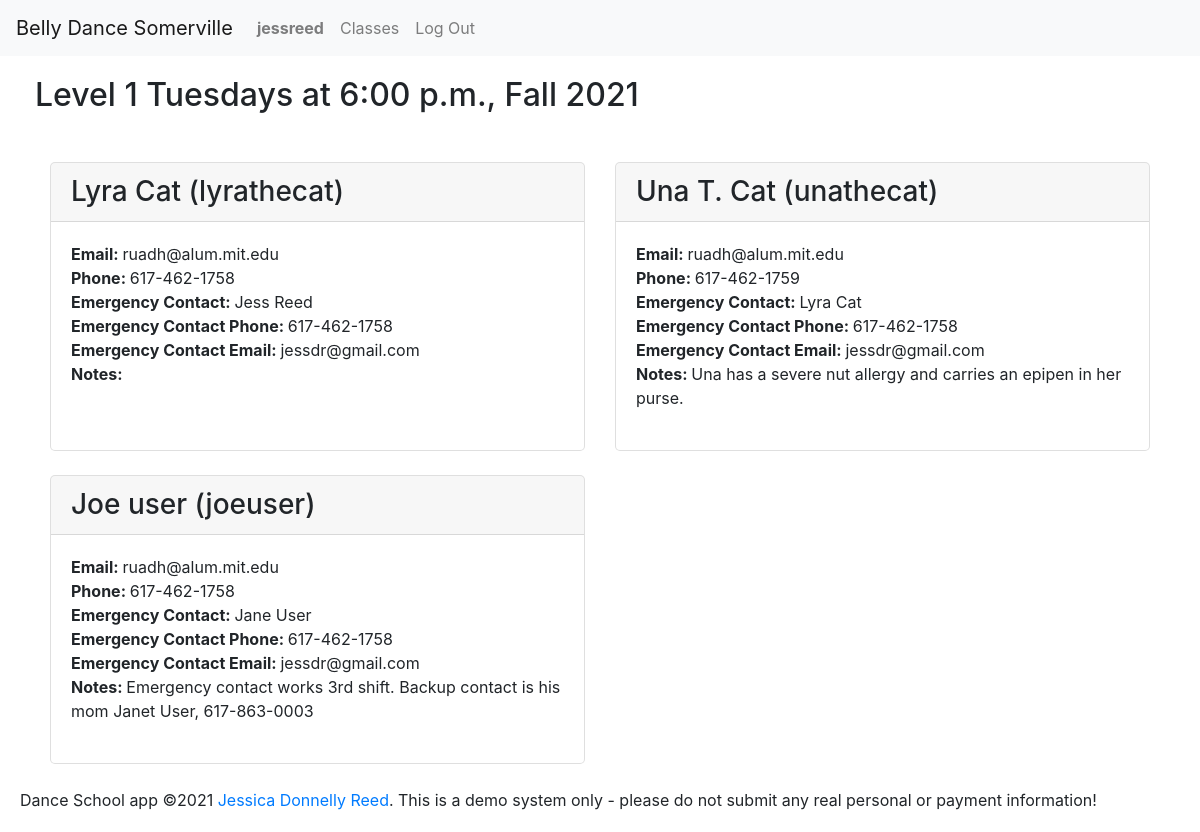
/contact-sheet/9 (signed in), run on an earlier commit of the app's database.
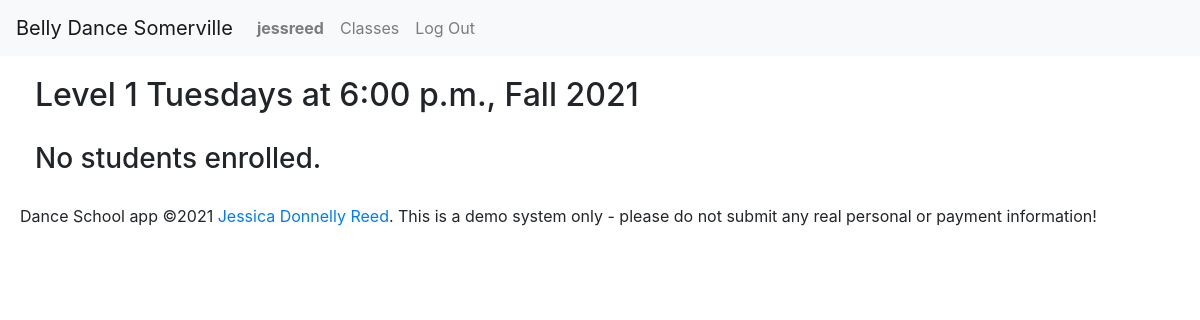
And on a later commit of the database.
### enrollment/models.py (models this page shows, shortened)
class User(AbstractUser):
    timezone = models.CharField(max_length=32, choices=TIMEZONES,
                                default=settings.DEFAULT_TIMEZONE)
    first_name = models.CharField(max_length=128, null=False, blank=False)
    last_name = models.CharField(max_length=128, null=False, blank=False)
    email = models.EmailField(max_length=254, null=False, blank=False)
    phone = models.CharField(max_length=32, null=True, blank=True)
    emergency_first = models.CharField(max_length=128, null=True, blank=True)
    emergency_last = models.CharField(max_length=128, null=True, blank=True)
    emergency_email = models.EmailField(max_length=254, null=True, blank=True)
    emergency_phone = models.CharField(max_length=32, null=True, blank=True)
    accept_terms = models.DateTimeField(null=True, blank=True)
    contact_sheet_notes = models.CharField(
        max_length=2048, null=True, blank=True)
    def __str__(self):
        return f'{self.first_name} {self.last_name} ({self.username})'

### enrollment/views.py (the view)
# urls.py: path('contact-sheet/<int:id>', views.contact_sheet, name='contact_sheet'),
@login_required
def contact_sheet(request, id):
    set_timezone(request)
    if request.user.is_staff:
        try:
            offering = Offering.objects.get(id=id)
        except Offering.DoesNotExist:
            offering = None
            students = None
        try:
            students = User.objects.filter(
                orders__line_items__offering=offering).order_by('last_name', 'first_name')
        except User.DoesNotExist:
            students = None
        return render(request, 'enrollment/contact-sheet.html', {
            'offering': offering,
            'students': students
        })
    return render(request, 'enrollment/contact-sheet.html', {
        'offerings': None,
        'message': 'You are not authorized to view this page'
    })

### enrollment/context_processors.py (called while the page is built)
def global_settings(request):
    return {
    'DEFAULT_TIMEZONE': settings.DEFAULT_TIMEZONE,
    'TIME_FORMAT': settings.TIME_FORMAT,
    'DATE_FORMAT': settings.DATE_FORMAT,
    'DATE_TIME_FORMAT': settings.DATE_TIME_FORMAT,
    'DATE_TIME_FORMAT_NO_YEAR': settings.DATE_TIME_FORMAT_NO_YEAR,
    'DATE_TIME_TIMEZONE_FORMAT': settings.DATE_TIME_TIMEZONE_FORMAT,
    'SCHOOL_NAME': settings.SCHOOL_NAME,
    'SCHOOL_POLICIES': settings.SCHOOL_POLICIES,
    'NO_OFFERINGS': settings.NO_OFFERINGS,
    }

### enrollment/models.py (called while the page is built)
    def __str__(self):
        return self.name

    @property
    def weekday_name(self):
        return settings.WEEKDAYS[self.weekday][1]

### enrollment/views.py (called while the page is built)
def set_timezone(request):
    if request.user.is_authenticated:
        timezone.activate(request.user.timezone)
    else:
        timezone.activate(settings.DEFAULT_TIMEZONE)

### enrollment/templates/enrollment/contact-sheet.html
{% extends "enrollment/layout.html" %}
{% block body %}
{% if offering %}
    <div class="container" id="contact-sheet">
        <div class="row">
            <h2>{{offering.course.title}} {{offering.weekday_name}}s at {{offering.start_time}}, {{offering.semester}}</h2>
        </div>
        <div class = "row">
            {% if students %}
                {% for student in students %}
                <div class="col-md-6 mb-4">
                    <div class="card h-100">
                        <h3 class="card-header">{{student}}</h3>
                        <div class="card-body">
                            <div>
                                <span class="label">Email: </span> <span>{{student.email}}</span>
                            </div>
                            <div>
                                <span class="label">Phone: </span> <span>{{student.phone}}</span>
                            </div>
                            <div>
                                <span class="label">Emergency Contact: </span> <span>{{student.emergency_first}} {{student.emergency_last}}</span>
                            </div>
                            <div>
                                <span class="label">Emergency Contact Phone: </span> <span>{{student.emergency_phone}}</span>
                            </div>
                            <div>
                                <span class="label">Emergency Contact Email: </span> <span>{{student.emergency_email}}</span>
                            </div>
                            <div>
                                <span class="label">Notes: </span> <span>{{student.contact_sheet_notes|default_if_none:""}}</span>
                            </div>
                        </div>
                    </div>
                </div>
                {% endfor %}
            {% else %}
                <h3>No students enrolled.</h3>
            {% endif %}
        </div>
    </div>
{% endif %}
{% endblock %}

What changed in the data, as far as the page shows it:
no longer on this page (row edited): User: first_name+last_name+username "Lyra Cat (lyrathecat)", email "ruadh@alum.mit.edu", phone "617-462-1758", emergency_first "Jess", emergency_last "Reed", emergency_phone "617-462-1758", emergency_email "jessdr@gmail.com"
no longer on this page (row edited): User: first_name+last_name+username "Una T. Cat (unathecat)", email "ruadh@alum.mit.edu", phone "617-462-1759", emergency_first "Lyra", emergency_last "Cat", emergency_phone "617-462-1758", emergency_email "jessdr@gmail.com", contact_sheet_notes "Una has a severe nut allergy and carries an epipen in her purse."
no longer on this page (row edited): User: first_name+last_name+username "Joe user (joeuser)", email "ruadh@alum.mit.edu", phone "617-462-1758", emergency_first "Jane", emergency_last "User", emergency_phone "617-462-1758", emergency_email "jessdr@gmail.com", contact_sheet_notes "Emergency contact works 3rd shift. Backup contact is his mom Janet User, 617-863-0003"
Also different on the page:
text now shown: "No students enrolled."
